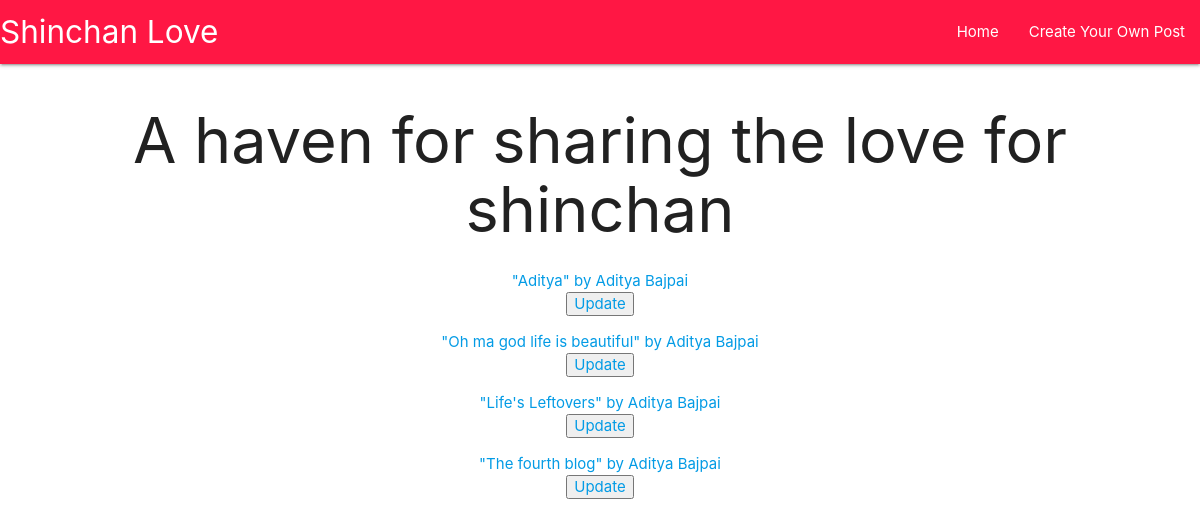
Before: / with the older database file.
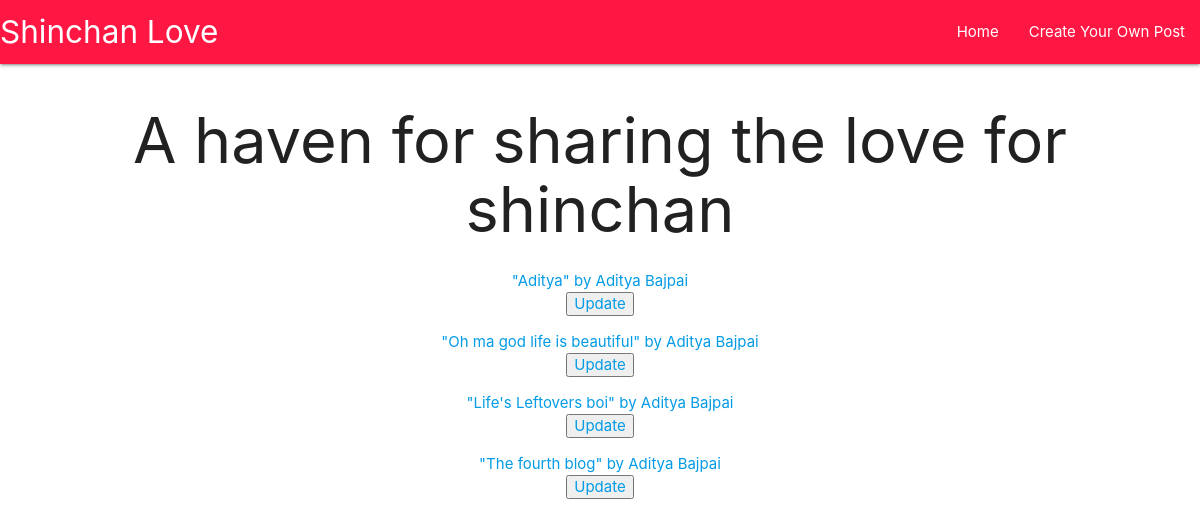
After: the same page with the newer database file.
### main/models.py (models this page shows, shortened)
class Post(models.Model):
    title = models.CharField(max_length=200 , null= False)
    author = models.ForeignKey(User , on_delete=models.CASCADE , default="Author Unkown")
    pub_date = models.TimeField(auto_now=False , auto_now_add=True)
    body = models.TextField()

### main/views.py (the view)
# urls.py: 2. Add a URL to urlpatterns:  path('', Home.as_view(), name='home')
class Home(ListView):
    model = Post
    template_name = "main.html"

### templates/main.html (shortened to what this page needs)
<!DOCTYPE html>
<html lang="en">
<head>
    <link rel="stylesheet" href="https://cdnjs.cloudflare.com/ajax/libs/materialize/1.0.0/css/materialize.min.css">
</head>
<body>
    <nav class = "red accent-3">
            <div class="nav-wrapper">
            <a href="/" class="brand-logo">Shinchan Love</a>
            <ul id="nav-mobile" class="right hide-on-med-and-down">
                <li><a href="/">Home</a></li>
                <li><a href="{% url 'create' %}">Create Your Own Post</a></li>
            </ul>
            </div>
        </nav>
    {%block content%}
    <h1>A haven for sharing the love for shinchan</h1>
        {% for post in object_list %}
            <ul>
                <li>
                    <a href="{%url 'article' post.pk%}">
                        "{{post.title}}" by {{post.author.first_name}} {{post.author.last_name}}
                        <br>
                        <button><a href="{%url 'update' post.pk%}">Update</a></button>
                    </a>
                </li>
            </ul>
        {%endfor%}
    {%endblock%}
</body>
</html>

Changed rows visible on the page:
changed Post: title "Life's Leftovers" → "Life's Leftovers boi"
